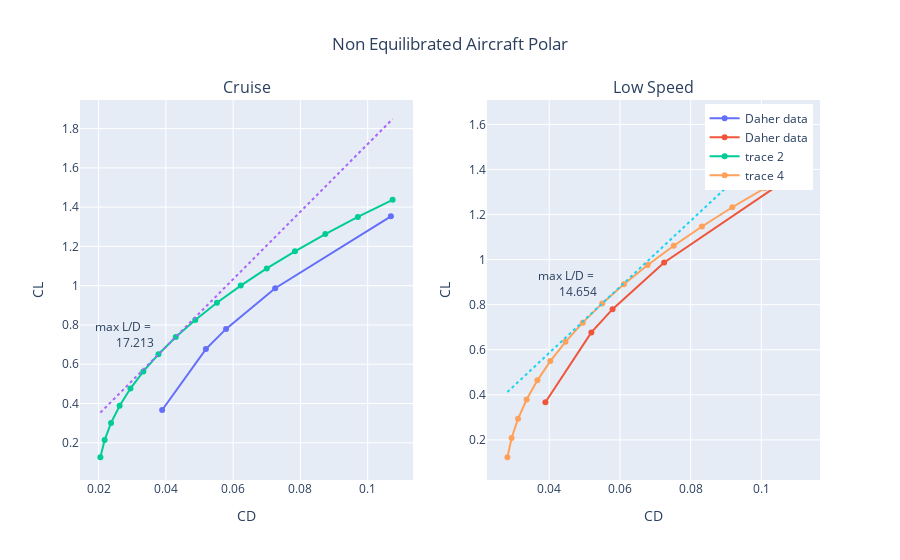

Notebook source saved alongside this figure:
### Markdown cell above
## Polar comparison

### Code cell
from fastga.utils.postprocessing.analysis_and_plots_tbm import tbm_drag_polar_comparison

fig = tbm_drag_polar_comparison(OUTPUT_TBM_FILE, name='TBM output')
fig.show()

### Figure 1 — Plotly figure (JSON) as saved in the notebook; plotly's stock layout.template omitted (floating-point values rounded to 4 significant figures)
{"data": [{"mode": "lines+markers", "name": "Daher data", "type": "scatter", "uid": "2c89235d-eb62-44c4-83e2-6fd2a3aef3d1", "x": [0.0389, 0.0519, 0.0579, 0.0725, 0.1069], "xaxis": "x", "y": [0.367, 0.677, 0.78, 0.987, 1.353], "yaxis": "y"}, {"mode": "lines+markers", "name": "Daher data", "type": "scatter", "uid": "ff30075a-9520-4a0b-a3e1-cabe82f03ba1", "x": [0.0389, 0.0519, 0.0579, 0.0725, 0.1069], "xaxis": "x2", "y": [0.367, 0.677, 0.78, 0.987, 1.353], "yaxis": "y2"}, {"mode": "lines+markers+text", "text": ["", "", "", "", "", "", "max L/D = <br>17.213", "", "", "", "", "", "", "", "", ""], "textposition": "top left", "type": "scatter", "uid": "6ccfab22-c3bb-4bfa-a4cd-7d3f391aab14", "x": [0.02054, 0.0218, 0.0237, 0.02626, 0.02946, 0.03331, 0.03781, 0.04295, 0.04874, 0.05518, 0.06227, 0.07, 0.07838, 0.08741, 0.09709, 0.1074], "xaxis": "x", "y": [0.1263, 0.2137, 0.3011, 0.3885, 0.4759, 0.5633, 0.6507, 0.7381, 0.8256, 0.913, 1.0, 1.088, 1.175, 1.263, 1.35, 1.437], "yaxis": "y"}, {"line": {"dash": "dot", "width": 2}, "mode": "lines", "showlegend": false, "type": "scatter", "uid": "2ee1b007-9c78-4019-a5e8-9374b9f60afa", "x": [0.02054, 0.0218, 0.0237, 0.02626, 0.02946, 0.03331, 0.03781, 0.04295, 0.04874, 0.05518, 0.06227, 0.07, 0.07838, 0.08741, 0.09709, 0.1074], "xaxis": "x", "y": [0.3535, 0.3752, 0.408, 0.452, 0.5071, 0.5733, 0.6507, 0.7393, 0.839, 0.9498, 1.072, 1.205, 1.349, 1.505, 1.671, 1.849], "yaxis": "y"}, {"mode": "lines+markers+text", "text": ["", "", "", "", "", "", "", "", "max L/D = <br>14.654", "", "", "", "", "", "", ""], "textposition": "top left", "type": "scatter", "uid": "d35bdce9-999f-466e-94e1-3dce5f224857", "x": [0.02815, 0.02934, 0.03116, 0.03359, 0.03663, 0.04029, 0.04457, 0.04947, 0.05498, 0.06111, 0.06785, 0.07521, 0.08319, 0.09178, 0.101, 0.1108], "xaxis": "x2", "y": [0.123, 0.2084, 0.2937, 0.379, 0.4644, 0.5497, 0.635, 0.7203, 0.8057, 0.891, 0.9763, 1.062, 1.147, 1.232, 1.318, 1.403], "yaxis": "y2"}, {"line": {"dash": "dot", "width": 2}, "mode": "lines", "showlegend": false, "type": "scatter", "uid": "51f97e3b-ac88-4486-998a-780433b7a926", "x": [0.02815, 0.02934, 0.03116, 0.03359, 0.03663, 0.04029, 0.04457, 0.04947, 0.05498, 0.06111, 0.06785, 0.07521, 0.08319, 0.09178, 0.101, 0.1108], "xaxis": "x2", "y": [0.4125, 0.43, 0.4566, 0.4922, 0.5368, 0.5905, 0.6532, 0.7249, 0.8057, 0.8955, 0.9943, 1.102, 1.219, 1.345, 1.48, 1.624], "yaxis": "y2"}], "layout": {"annotations": [{"font": {"size": 16}, "showarrow": false, "text": "Cruise", "x": 0.225, "xanchor": "center", "xref": "paper", "y": 1, "yanchor": "bottom", "yref": "paper"}, {"font": {"size": 16}, "showarrow": false, "text": "Low Speed", "x": 0.775, "xanchor": "center", "xref": "paper", "y": 1, "yanchor": "bottom", "yref": "paper"}], "legend": {"x": 0.99, "xanchor": "right", "y": 0.99, "yanchor": "top"}, "title": {"text": "Non Equilibrated Aircraft Polar", "x": 0.5}, "xaxis": {"anchor": "y", "domain": [0, 0.45], "title": {"text": "CD"}}, "xaxis2": {"anchor": "y2", "domain": [0.55, 1], "title": {"text": "CD"}}, "yaxis": {"anchor": "x", "domain": [0, 1], "title": {"text": "CL"}}, "yaxis2": {"anchor": "x2", "domain": [0, 1], "title": {"text": "CL"}}}}
